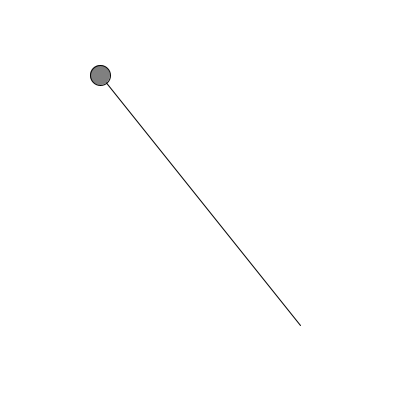
Frame 1 (no input)
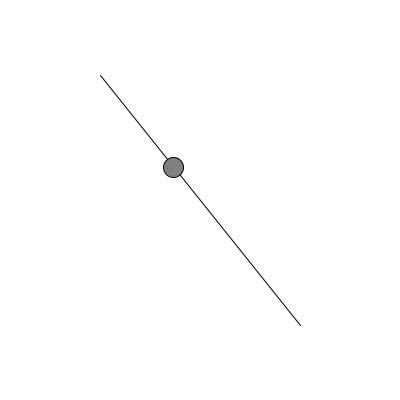
Frame 60 (the mouse pressed at the canvas centre just before this capture)
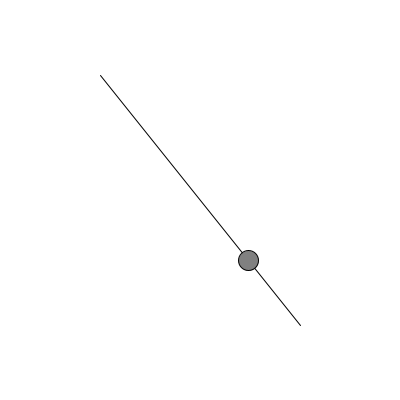
Frame 120 (the mouse held since frame 60 and released just before this capture)

The Processing sketch that drew these frames (run headless with seeded random() and noise(); from frame 60 on, the mouse is pressed at the canvas centre):

// Processing sketch: code1122
// ── code1122.pde
// Moving Along a Vector
float lineX1, lineY1, lineX2, lineY2;
float vectX, vectY, vectMag, directionX, directionY;
float ellipseX, ellipseY;
float ellipseSpeed = 2;

void setup(){
  size(400, 400);
  fill(128);
  smooth();
  lineX1 = 100;
  lineY1 = 75;
  lineX2 = 300;
  lineY2 = 325;

  // express line as a vector
  vectX = lineX2-lineX1;
  vectY = lineY2-lineY1;
  
  // find magnitude(length) of vector
  vectMag = sqrt(vectX*vectX + vectY*vectY);
  
  /* normalize vector to get 
  base direction ratio */
  directionX = vectX/vectMag;
  directionY = vectY/vectMag;
 
  // start ellipse on line
  ellipseX = lineX1;
  ellipseY = lineY1;
}
void draw(){
  background(255);
  // draw line
  line(lineX1, lineY1, lineX2, lineY2);

  //draw ellipse
  ellipse(ellipseX, ellipseY, 20, 20);

  // move elipse
  ellipseX += directionX * ellipseSpeed;
  ellipseY += directionY * ellipseSpeed;

  // keeps ellipse moving along line
  if (ellipseX>lineX2 && ellipseY>lineY2 ||
    ellipseX<lineX1 && ellipseY<lineY1) {
    /* when ellipse reaches end of vector
    reverse the vector's direction */
    directionX *= -1;
    directionY *= -1;
  }
}
